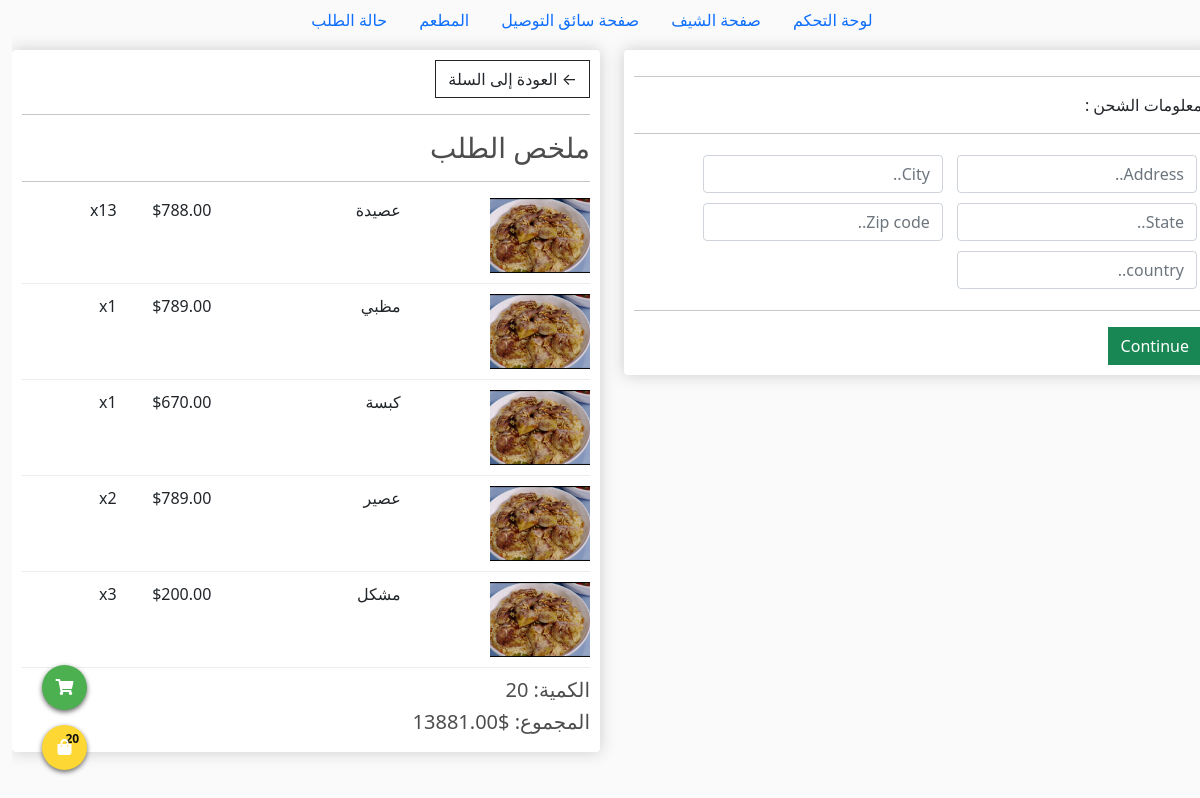
Page /checkout (signed in) on the committed database.
### app/models.py (models this page shows, shortened)
class OrderItem(models.Model):
    product = models.ForeignKey(Product, on_delete=models.SET_NULL, null=True)
    order = models.ForeignKey(Order, on_delete=models.SET_NULL, null=True)
    quantity = models.IntegerField(default=0, null=True, blank=True)
    date_added = models.DateTimeField(auto_now_add=True)
    @property
    def get_total(self):
        total = self.product.price * self.quantity
        return total

class Product(models.Model):
    name = models.CharField(max_length=200)
    price = models.DecimalField(max_digits=7, decimal_places=2)
    discount_price = models.FloatField(blank=True, null=True)
    digital = models.BooleanField(default=False, null=True, blank=True)
    image = models.ImageField(null=False, blank=False)
    description = models.TextField(blank=True, null=True)
    @property
    def imageURL(self):
        try:
            url = self.image.url
        except:
            url = ''
        return url

class Order(models.Model):
    customer = models.ForeignKey(Customer, on_delete=models.SET_NULL, null=True, blank=True)
    date_ordered = models.DateTimeField(auto_now_add=True)
    complete = models.BooleanField(default=False, null=True, blank=True)
    transaction_id = models.CharField(max_length=100, null=True)
    status_order = models.CharField(max_length=2, choices=ORDER_STATUS, default='NO')
    booking_driver = models.BooleanField(default=False, null=True, blank=True)
    driver = models.CharField(max_length=100, blank=True, null=True)
    @property
    def shipping(self):
        shipping = False
        orderitem = self.orderitem_set.all()
        for i in orderitem:
            if i.product.digital == False:
                shipping = True
        return shipping
    @property
    def get_cart_total(self):
        orderitem = self.orderitem_set.all()
        total = sum([item.get_total for item in orderitem])
        return total
    @property
    def get_cart_items(self):
        orderitem = self.orderitem_set.all()
        total = sum([item.quantity for item in orderitem])
        return total

### app/views.py (the view)
# urls.py: path('checkout', views.checkout, name='checkout'),
@login_required()
def checkout(request):
    data = cartData(request)
    context = {
        'items':data['items'],
        'order':data['order'],
        'cartItems':data['cartItems'],
    }
    return render(request, 'checkout.html', context)

### app/utils.py (called while the page is built)
def cartData(request):
    customer = request.user.customer
    order, created = Order.objects.get_or_create(customer=customer, complete=False)
    items = order.orderitem_set.all()
    cartItems = order.get_cart_items
    return {'order':order, 'items':items, 'cartItems':cartItems}

### app/templates/checkout.html (shortened to what this page needs)
{% extends 'base.html' %}
{% block content %}
    <div class="row">
        <div class="col-lg-6">
            <div class="box-element" id="form-wrapper">
                <form id="form">
                    <div id="shipping-info">
                        <hr>
						<p>معلومات الشحن :</p>
						<hr>
						<div class="form-field">
							<input class="form-control" type="text" name="address" placeholder="Address..">
						</div>
						<div class="form-field">
							<input class="form-control" type="text" name="city" placeholder="City..">
						</div>
						<div class="form-field">
							<input class="form-control" type="text" name="state" placeholder="State..">
						</div>
						<div class="form-field">
							<input class="form-control" type="text" name="zipcode" placeholder="Zip code..">
						</div>
						<div class="form-field">
							<input class="form-control" type="text" name="country" placeholder="country..">
						</div>
                    </div>
                    <hr>
                    <input id="form-button" class="btn btn-success btn-black" type="submit" value="Continue">
                </form>
            </div>
            <br>
        </div>
        <div class="col-lg-6">
			<div class="box-element">
				<a  class="btn btn-outline-dark" href="{% url 'cart' %}">&#x2190; العودة إلى السلة</a>
				<hr>
				<h3>ملخص الطلب </h3>
				<hr>
				{% for item in items %}
				<div class="cart-row">
					<div style="flex:2"><img class="row-image" src="{{ item.product.imageURL }}"></div>
					<div style="flex:2"><p>{{ item.product.name }}</p></div>
					<div style="flex:1"><p>${{ item.product.price|floatformat:2 }}</p></div>
					<div style="flex:1"><p>x{{ item.quantity }}</p></div>
				</div>
				{% endfor %}
				<h5>الكمية:   {{ order.get_cart_items }}</h5>
				<h5>المجموع:   ${{ order.get_cart_total|floatformat:2}}</h5>
			</div>
		</div>
	</div>
{% endblock content %}

### static/css/main.css (style rules this page uses)
body { background-color: hsl(0, 0%, 98%); }
h1,h2,h3,h4,h5,h6 { color:hsl(0, 0%, 30%); }
.box-element { box-shadow:hsl(0, 0%, 80%) 0 0 16px; background-color: #fff; border-radius: 4px; padding: 10px; }
.col-lg-4, .col-lg-6, .col-lg-8, .col-lg-12 { margin-top: 10px; }
.btn { border-radius: 0; }
.row-image { width: 100px; }
.form-field { width:250px; display: inline-block; padding: 5px; }
.cart-row { display: flex; align-items: flex-stretch; padding-bottom: 10px; margin-bottom: 10px; border-bottom: 1px solid #ececec; }

### rows in the picture
OrderItem: product.imageURL (placeholder picture), product.name "عصيدة", product.price "788.00", quantity "13"
OrderItem: product.imageURL (placeholder picture), product.name "مظبي", product.price "789.00", quantity "1"
OrderItem: product.imageURL (placeholder picture), product.name "كبسة", product.price "670.00", quantity "1"
OrderItem: product.imageURL (placeholder picture), product.name "عصير", product.price "789.00", quantity "2"
OrderItem: product.imageURL (placeholder picture), product.name "مشكل", product.price "200.00", quantity "3"
Order: get_cart_items "20", get_cart_total "13881.00"

### other values in the picture
{{ cartItems }} "20"
